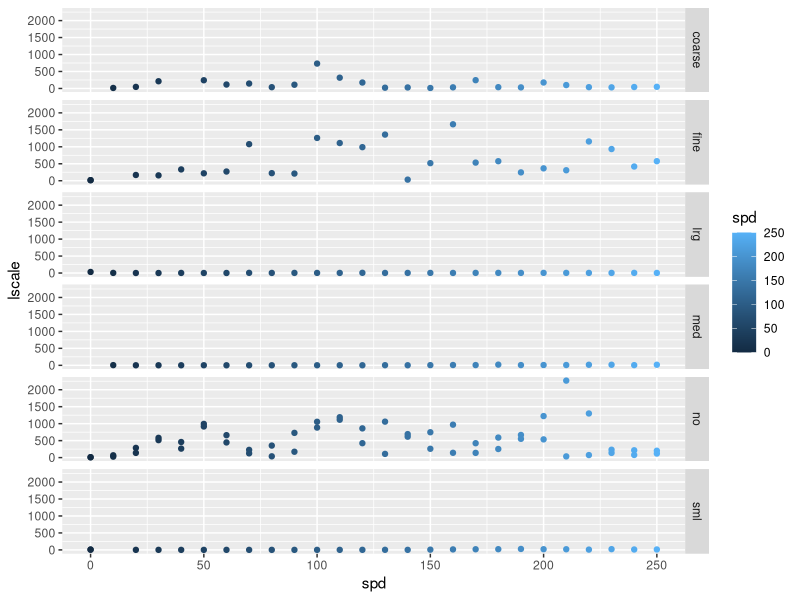

R code for this plot:
library(ggplot2)
library(plyr)

# load data
lscale <- read.table("alscale.csv",header=TRUE,sep=",")

fig <- ggplot(data=lscale,aes(spd,lscale,colour=spd))+geom_point()+facet_grid(treatname ~ .)



